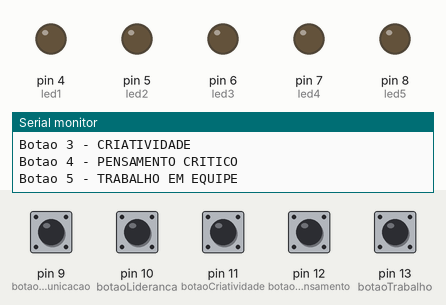
Bench run of a sketch on a simulated Arduino Uno, built with avr-gcc and run on an emulated ATmega328P. Parts: output pins drawn as LEDs (lit = HIGH), the last lines printed to the serial monitor. The inputs (shaded band) are chosen by the test bench; at power-on: pin 9 (botaoComunicacao), pin 10 (botaoLideranca), pin 11 (botaoCriatividade), pin 12 (botaoPensamento), pin 13 (botaoTrabalho) LOW.

Above: at 1.4 s.
1.5 s: pin 9 (botaoComunicacao) pulled HIGH for 0.15 s
At 2.7 s:
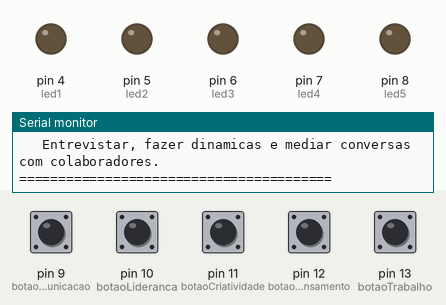
3.1 s: pin 10 (botaoLideranca) pulled HIGH for 0.15 s
At 4.0 s:
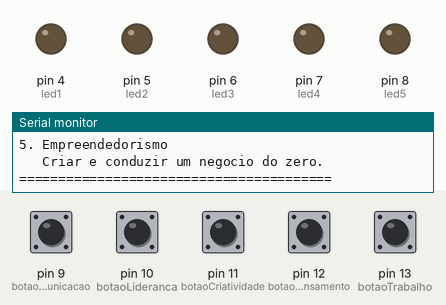
4.7 s: pin 11 (botaoCriatividade) pulled HIGH for 0.15 s
At 5.1 s:
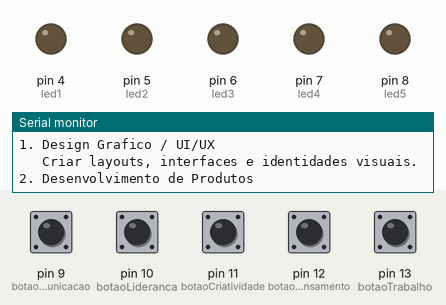
6.3 s: pin 12 (botaoPensamento) pulled HIGH for 0.15 s
At 7.6 s:
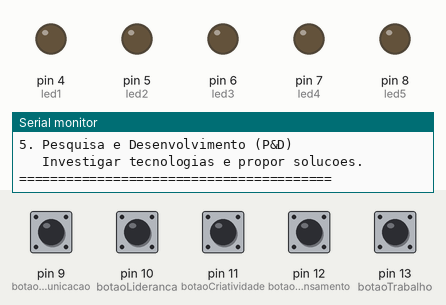
7.9 s: pin 13 (botaoTrabalho) pulled HIGH for 0.15 s
At 8.8 s:
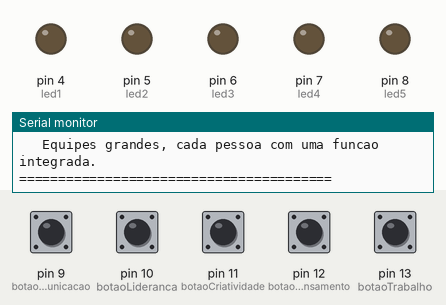
Timing chart, 0 to 10.5 s (numbered marks = the images above; inputs shaded):
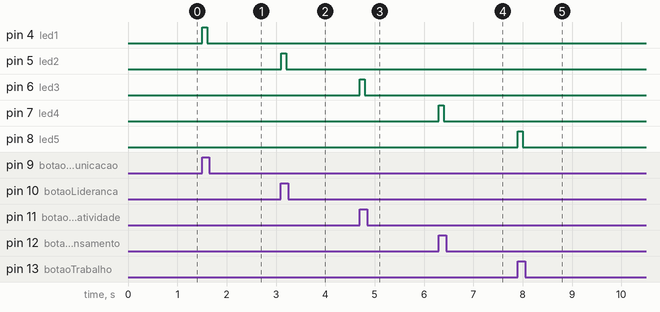

Measured:
- after the input at 1.5 s, pin 4 (led1): LOW → HIGH at once, → LOW 0.10 s later
- after the input at 3.1 s, pin 5 (led2): LOW → HIGH at once, → LOW 0.10 s later
- after the input at 4.7 s, pin 6 (led3): LOW → HIGH at once, → LOW 0.10 s later
- after the input at 6.3 s, pin 7 (led4): LOW → HIGH at once, → LOW 0.10 s later
- after the input at 7.9 s, pin 8 (led5): LOW → HIGH at once, → LOW 0.10 s later

The sketch:

orientador_carreira_final.ino
```cpp
/*
 * ORIENTADOR DE CARREIRA - 5 SOFT SKILLS
 * Cada botão mostra carreiras específicas
 */

// Pinos dos BOTÕES (na ordem)
const int botaoComunicacao = 9;      // BOTÃO 1
const int botaoLideranca = 10;       // BOTÃO 2
const int botaoCriatividade = 11;    // BOTÃO 3
const int botaoPensamento = 12;      // BOTÃO 4
const int botaoTrabalho = 13;        // BOTÃO 5

// Pinos dos LEDs (na ordem)
const int led1 = 4;  // LED para Comunicação
const int led2 = 5;  // LED para Liderança
const int led3 = 6;  // LED para Criatividade
const int led4 = 7;  // LED para Pensamento Crítico
const int led5 = 8;  // LED para Trabalho em Equipe

// Controle de debounce
unsigned long ultimoDebounce1 = 0;
unsigned long ultimoDebounce2 = 0;
unsigned long ultimoDebounce3 = 0;
unsigned long ultimoDebounce4 = 0;
unsigned long ultimoDebounce5 = 0;
const int tempoDebounce = 300;

// Estados anteriores dos botões
bool estadoAnterior1 = LOW;
bool estadoAnterior2 = LOW;
bool estadoAnterior3 = LOW;
bool estadoAnterior4 = LOW;
bool estadoAnterior5 = LOW;

void setup() {
  // Configura botões
  pinMode(botaoComunicacao, INPUT);
  pinMode(botaoLideranca, INPUT);
  pinMode(botaoCriatividade, INPUT);
  pinMode(botaoPensamento, INPUT);
  pinMode(botaoTrabalho, INPUT);

  // Configura LEDs
  pinMode(led1, OUTPUT);
  pinMode(led2, OUTPUT);
  pinMode(led3, OUTPUT);
  pinMode(led4, OUTPUT);
  pinMode(led5, OUTPUT);

  // Apaga todos os LEDs
  digitalWrite(led1, LOW);
  digitalWrite(led2, LOW);
  digitalWrite(led3, LOW);
  digitalWrite(led4, LOW);
  digitalWrite(led5, LOW);

  // Inicia Serial
  Serial.begin(9600);
  Serial.println(F("==================================="));
  Serial.println(F("  ORIENTADOR DE CARREIRA - HENKA"));
  Serial.println(F("==================================="));
  Serial.println(F("Pressione os botoes para ver as carreiras!"));
  Serial.println(F(""));
  Serial.println(F("Botao 1 - COMUNICACAO"));
  Serial.println(F("Botao 2 - LIDERANCA"));
  Serial.println(F("Botao 3 - CRIATIVIDADE"));
  Serial.println(F("Botao 4 - PENSAMENTO CRITICO"));
  Serial.println(F("Botao 5 - TRABALHO EM EQUIPE"));
  Serial.println(F(""));
}

void loop() {
  // Lê os botões
  bool botao1 = digitalRead(botaoComunicacao);
  bool botao2 = digitalRead(botaoLideranca);
  bool botao3 = digitalRead(botaoCriatividade);
  bool botao4 = digitalRead(botaoPensamento);
  bool botao5 = digitalRead(botaoTrabalho);

  // BOTÃO 1 - COMUNICAÇÃO
  if (botao1 == HIGH && estadoAnterior1 == LOW) {
    if ((millis() - ultimoDebounce1) > tempoDebounce) {
      digitalWrite(led1, HIGH);
      delay(100);
      digitalWrite(led1, LOW);

      mostrarComunicacao();

      ultimoDebounce1 = millis();
    }
  }
  estadoAnterior1 = botao1;

  // BOTÃO 2 - LIDERANÇA
  if (botao2 == HIGH && estadoAnterior2 == LOW) {
    if ((millis() - ultimoDebounce2) > tempoDebounce) {
      digitalWrite(led2, HIGH);
      delay(100);
      digitalWrite(led2, LOW);

      mostrarLideranca();

      ultimoDebounce2 = millis();
    }
  }
  estadoAnterior2 = botao2;

  // BOTÃO 3 - CRIATIVIDADE
  if (botao3 == HIGH && estadoAnterior3 == LOW) {
    if ((millis() - ultimoDebounce3) > tempoDebounce) {
      digitalWrite(led3, HIGH);
      delay(100);
      digitalWrite(led3, LOW);

      mostrarCriatividade();

      ultimoDebounce3 = millis();
    }
  }
  estadoAnterior3 = botao3;

  // BOTÃO 4 - PENSAMENTO CRÍTICO
  if (botao4 == HIGH && estadoAnterior4 == LOW) {
    if ((millis() - ultimoDebounce4) > tempoDebounce) {
      digitalWrite(led4, HIGH);
      delay(100);
      digitalWrite(led4, LOW);

      mostrarPensamentoCritico();

      ultimoDebounce4 = millis();
    }
  }
  estadoAnterior4 = botao4;

  // BOTÃO 5 - TRABALHO EM EQUIPE
  if (botao5 == HIGH && estadoAnterior5 == LOW) {
    if ((millis() - ultimoDebounce5) > tempoDebounce) {
      digitalWrite(led5, HIGH);
      delay(100);
      digitalWrite(led5, LOW);

      mostrarTrabalhoEquipe();

      ultimoDebounce5 = millis();
    }
  }
  estadoAnterior5 = botao5;

  delay(10);
}

// ===== MENSAGENS DOS BOTÕES =====

void mostrarComunicacao() {
  Serial.println(F(""));
  Serial.println(F("========================================"));
  Serial.println(F(" Soft skill: COMUNICACAO"));
  Serial.println(F("========================================"));
  Serial.println(F(" Perfeita para carreiras que dependem MUITO de boa comunicacao:"));
  Serial.println(F(""));

  Serial.println(F("1. Marketing e Publicidade"));
  Serial.println(F("   Comunicar ideias, campanhas e mensagens para o publico."));
  Serial.println(F(""));

  Serial.println(F("2. Atendimento ao Cliente / Suporte"));
  Serial.println(F("   Interagir com clientes, entender problemas e orientar solucoes."));
  Serial.println(F(""));

  Serial.println(F("3. Vendas e Comercial"));
  Serial.println(F("   Apresentar produtos, negociar e construir confianca."));
  Serial.println(F(""));

  Serial.println(F("4. Jornalismo e Producao de Conteudo"));
  Serial.println(F("   Criar textos, videos e reportagens de forma clara."));
  Serial.println(F(""));

  Serial.println(F("5. Recursos Humanos"));
  Serial.println(F("   Entrevistar, fazer dinamicas e mediar conversas com colaboradores."));
  Serial.println(F("========================================"));
  Serial.println(F(""));
}

void mostrarLideranca() {
  Serial.println(F(""));
  Serial.println(F("========================================"));
  Serial.println(F(" Soft skill: LIDERANCA"));
  Serial.println(F("========================================"));
  Serial.println(F(" Perfeita para carreiras que exigem tomada de decisao e orientacao de equipes:"));
  Serial.println(F(""));

  Serial.println(F("1. Gestao de Projetos"));
  Serial.println(F("   Planejar, delegar tarefas e garantir que tudo saia no prazo."));
  Serial.println(F(""));

  Serial.println(F("2. Administracao e Gerencia"));
  Serial.println(F("   Liderar equipes e resolver problemas do dia a dia."));
  Serial.println(F(""));

  Serial.println(F("3. Tech Lead / Lider Tecnico"));
  Serial.println(F("   Guiar um time de desenvolvedores (mesmo sendo tecnico)."));
  Serial.println(F(""));

  Serial.println(F("4. Coordenacao de Equipes Operacionais"));
  Serial.println(F("   Liderar times de atendimento, logistica ou producao."));
  Serial.println(F(""));

  Serial.println(F("5. Empreendedorismo"));
  Serial.println(F("   Criar e conduzir um negocio do zero."));
  Serial.println(F("========================================"));
  Serial.println(F(""));
}

void mostrarCriatividade() {
  Serial.println(F(""));
  Serial.println(F("========================================"));
  Serial.println(F(" Soft skill: CRIATIVIDADE"));
  Serial.println(F("========================================"));
  Serial.println(F(" Ideal para carreiras que exigem inovacao e novas ideias:"));
  Serial.println(F(""));

  Serial.println(F("1. Design Grafico / UI/UX"));
  Serial.println(F("   Criar layouts, interfaces e identidades visuais."));
  Serial.println(F(""));

  Serial.println(F("2. Desenvolvimento de Produtos"));
  Serial.println(F("   Inventar solucoes novas para problemas reais."));
  Serial.println(F(""));

  Serial.println(F("3. Publicidade e Criacao"));
  Serial.println(F("   Trabalhar com campanhas, slogans e ideias criativas."));
  Serial.println(F(""));

  Serial.println(F("4. Producao Audiovisual"));
  Serial.println(F("   Criar videos, animacoes ou roteiros."));
  Serial.println(F(""));

  Serial.println(F("5. Arquitetura e Design de Interiores"));
  Serial.println(F("   Desenvolver espacos funcionais e bonitos."));
  Serial.println(F("========================================"));
  Serial.println(F(""));
}

void mostrarPensamentoCritico() {
  Serial.println(F(""));
  Serial.println(F("========================================"));
  Serial.println(F(" Soft skill: PENSAMENTO CRITICO"));
  Serial.println(F("========================================"));
  Serial.println(F(" Capacidade de analisar informacoes, avaliar argumentos e tomar decisoes inteligentes:"));
  Serial.println(F(""));

  Serial.println(F("1. Analise de Dados"));
  Serial.println(F("   Interpretar informacoes, cruzar dados, identificar padroes."));
  Serial.println(F(""));

  Serial.println(F("2. Seguranca da Informacao"));
  Serial.println(F("   Avaliar riscos, investigar vulnerabilidades e tomar decisoes tecnicas."));
  Serial.println(F(""));

  Serial.println(F("3. Consultoria Empresarial"));
  Serial.println(F("   Resolver problemas complexos e orientar estrategias."));
  Serial.println(F(""));

  Serial.println(F("4. Qualidade e Testes (QA)"));
  Serial.println(F("   Encontrar falhas, planejar testes e analisar processos."));
  Serial.println(F(""));

  Serial.println(F("5. Pesquisa e Desenvolvimento (P&D)"));
  Serial.println(F("   Investigar tecnologias e propor solucoes."));
  Serial.println(F("========================================"));
  Serial.println(F(""));
}

void mostrarTrabalhoEquipe() {
  Serial.println(F(""));
  Serial.println(F("========================================"));
  Serial.println(F(" Soft skill: TRABALHO EM EQUIPE"));
  Serial.println(F("========================================"));
  Serial.println(F(" Capacidade de colaborar, dividir responsabilidades e apoiar o grupo:"));
  Serial.println(F(""));

  Serial.println(F("1. Desenvolvimento de Software (Scrum/Agil)"));
  Serial.println(F("   Trabalhar em squads, colaborar em projetos de TI."));
  Serial.println(F(""));

  Serial.println(F("2. Logistica e Operacoes"));
  Serial.println(F("   Atuar em equipes que dependem de alinhamento e cooperacao."));
  Serial.println(F(""));

  Serial.println(F("3. Saude (Enfermagem, Fisioterapia, etc.)"));
  Serial.println(F("   Trabalho 100% coordenado com equipes multidisciplinares."));
  Serial.println(F(""));

  Serial.println(F("4. Engenharia"));
  Serial.println(F("   Projetos grandes feitos por varios profissionais juntos."));
  Serial.println(F(""));

  Serial.println(F("5. Producao Audiovisual / Cinema"));
  Serial.println(F("   Equipes grandes, cada pessoa com uma funcao integrada."));
  Serial.println(F("========================================"));
  Serial.println(F(""));
}
```
